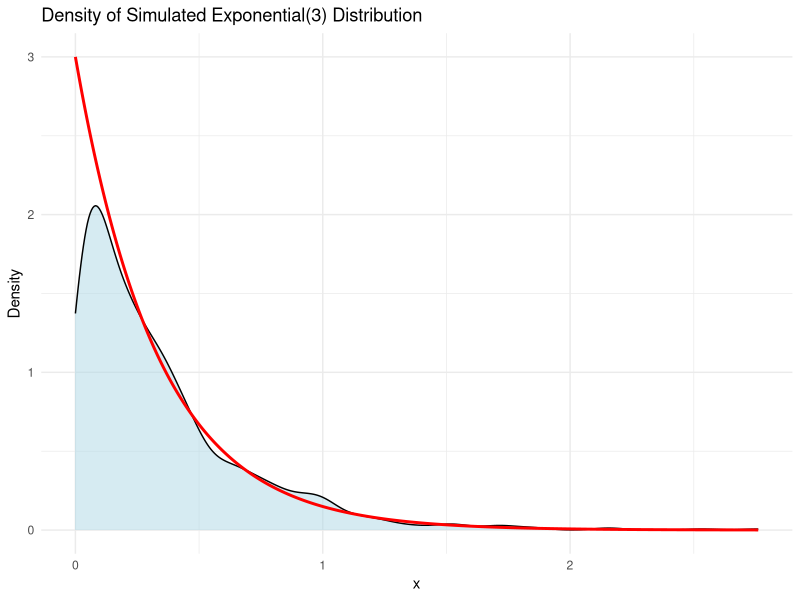
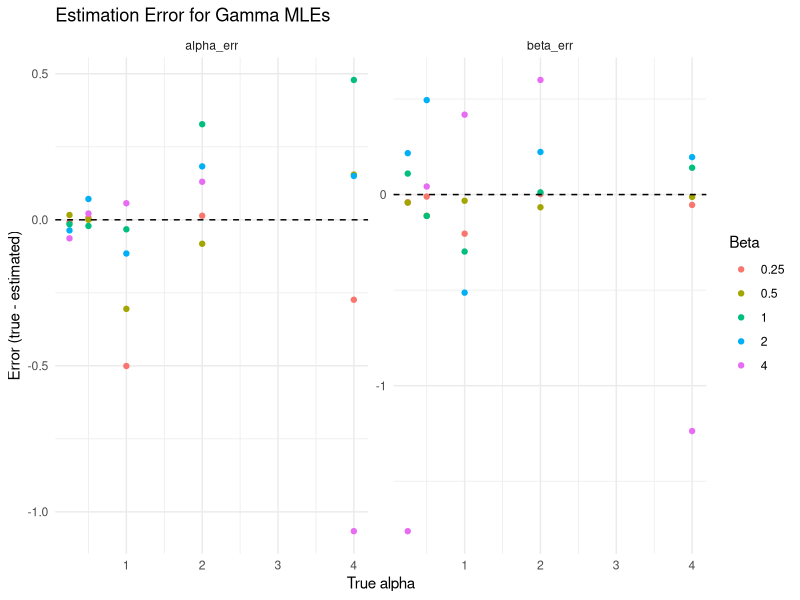
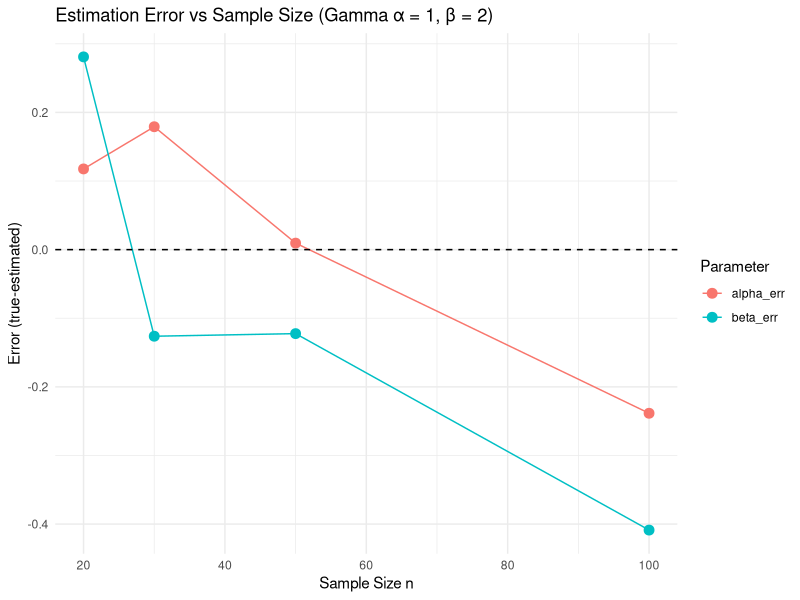

Reproduce these figures in R, in order.
## ---- chunk 1
set.seed(20240215)
exp_sample <- rexp(1000, rate = 3)
head(exp_sample)

## ---- chunk 2
library(ggplot2)

xgrid <- seq(0, max(exp_sample), length.out = 500)
true_pdf <- data.frame(
x = xgrid,
y = 3 * exp(-3 * xgrid) 
)

ggplot(data.frame(x = exp_sample), aes(x)) +
geom_density(fill = "lightblue", alpha = 0.5) +
geom_line(data = true_pdf, aes(x, y), color = "red", linewidth = 1) +
labs(
title = "Density of Simulated Exponential(3) Distribution",
x = "x",
y = "Density"
) +
theme_minimal()

## ---- chunk 3
prob_hat <- mean(exp_sample > 1)
prob_true <- 1 - pexp(1, rate = 3)
prob_hat
prob_true

## ---- chunk 4
set.seed(20240215)
prob_true <- 1 - pexp(1, rate = 3)

one_error <- function() {
samp <- rexp(1000, rate = 3)
prob_hat <- mean(samp > 1)
abs(prob_hat - prob_true)
}

errors <- replicate(100, one_error())
mean_error <- mean(errors)
mean_error

## ---- chunk 5
library(MASS)

gamma_mle <- function(x, alpha = NULL, beta = NULL) {

fit <- fitdistr(x, densfun = "gamma")

alpha_hat <- fit$estimate["shape"]
beta_hat  <- fit$estimate["rate"]

out <- list(
alpha_hat = alpha_hat,
beta_hat  = beta_hat
)


if (!is.null(alpha) & !is.null(beta)) {
out$alpha_err <- alpha - alpha_hat
out$beta_err  <- beta - beta_hat
}

return(out)
}

## ---- chunk 6
alpha_vals <- c(0.25, 0.5, 1, 2, 4)
beta_vals  <- c(0.25, 0.5, 1, 2, 4)

param_grid <- expand.grid(alpha = alpha_vals, beta = beta_vals)
param_grid

## ---- chunk 7
set.seed(20240215)  # for reproducibility

n_param <- nrow(param_grid)

# Create results data frame to store estimates and errors
results <- data.frame(
  alpha     = param_grid$alpha,
  beta      = param_grid$beta,
  alpha_hat = NA,
  beta_hat  = NA,
  alpha_err = NA,
  beta_err  = NA
)

# Loop over each row of the grid
for (i in 1:n_param) {
  a <- param_grid$alpha[i]
  b <- param_grid$beta[i]
  
  # Sample 100 values from Gamma(alpha=a, beta=b) (beta is rate here)
  samp <- rgamma(100, shape = a, rate = b)
  
  # Use your MLE function
  est <- gamma_mle(samp, alpha = a, beta = b)
  
  # Store estimates and errors
  results$alpha_hat[i] <- est$alpha_hat
  results$beta_hat[i]  <- est$beta_hat
  results$alpha_err[i] <- est$alpha_err
  results$beta_err[i]  <- est$beta_err
}

results

## ---- chunk 8
library(tidyr)

plot_data <- results |>
  pivot_longer(
    cols = c(alpha_err, beta_err),
    names_to = "param",
    values_to = "error"
  )

plot_data

## ---- chunk 9
ggplot(plot_data, aes(x = alpha, y = error, color = factor(beta))) +
  geom_point() +
  geom_hline(yintercept = 0, linetype = "dashed") +
  facet_wrap(~ param, scales = "free_y") +
  labs(
    title = "Estimation Error for Gamma MLEs",
    x = "True alpha",
    y = "Error (true - estimated)",
    color = "Beta"
  ) +
  theme_minimal()

## ---- chunk 10
alpha_true <- 1
beta_true  <- 2

n_vals <- c(20, 30, 50, 100)

results_n <- data.frame(
  n         = n_vals,
  alpha_hat = NA,
  beta_hat  = NA,
  alpha_err = NA,
  beta_err  = NA
)

set.seed(20240215)


for (i in seq_along(n_vals)) {
  
  n_i <- n_vals[i]
  samp <- rgamma(n_i, shape = alpha_true, rate = beta_true)
  
  est <- gamma_mle(samp, alpha = alpha_true, beta = beta_true)
  
  results_n$alpha_hat[i] <- est$alpha_hat
  results_n$beta_hat[i]  <- est$beta_hat
  results_n$alpha_err[i] <- est$alpha_err
  results_n$beta_err[i]  <- est$beta_err
}

## ---- chunk 11
plot_n <- results_n |>
  pivot_longer(
    cols = c(alpha_err, beta_err),
    names_to = "param",
    values_to = "error"
  )

ggplot(plot_n, aes(x = n, y = error, color = param)) +
  geom_point(size = 3) +
  geom_line() +
  geom_hline(yintercept = 0, linetype = "dashed") +
  labs(
    title = "Estimation Error vs Sample Size (Gamma α = 1, β = 2)",
    x = "Sample Size n",
    y = "Error (true-estimated)",
    color = "Parameter"
  ) +
  theme_minimal()
